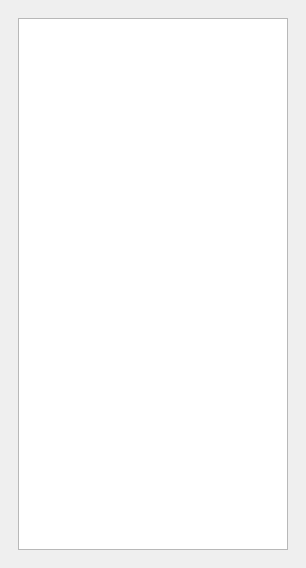
<?xml version="1.0" encoding="UTF-8"?>
<ui version="4.0">
 <class>DockColumnLea</class>
 <widget class="QDockWidget" name="DockColumnLea">
  <property name="geometry">
   <rect>
    <x>0</x>
    <y>0</y>
    <width>306</width>
    <height>568</height>
   </rect>
  </property>
  <property name="sizePolicy">
   <sizepolicy hsizetype="Expanding" vsizetype="Expanding">
    <horstretch>0</horstretch>
    <verstretch>0</verstretch>
   </sizepolicy>
  </property>
  <property name="minimumSize">
   <size>
    <width>107</width>
    <height>137</height>
   </size>
  </property>
  <property name="autoFillBackground">
   <bool>false</bool>
  </property>
  <property name="styleSheet">
   <string notr="true">QTreeView {show-decoration-selected: 1;
                  selection-color: white;
                  selection-background-color: #0068d9;}</string>
  </property>
  <property name="floating">
   <bool>false</bool>
  </property>
  <property name="windowTitle">
   <string>Classifica semplificata</string>
  </property>
  <widget class="QWidget" name="dockWidgetContents">
   <layout class="QGridLayout" name="gridLayout_7">
    <item row="0" column="0">
     <widget class="QScrollArea" name="scrollArea">
      <property name="styleSheet">
       <string notr="true"/>
      </property>
      <property name="frameShape">
       <enum>QFrame::NoFrame</enum>
      </property>
      <property name="widgetResizable">
       <bool>true</bool>
      </property>
      <widget class="QWidget" name="scrollAreaWidgetContents">
       <property name="geometry">
        <rect>
         <x>0</x>
         <y>0</y>
         <width>288</width>
         <height>522</height>
        </rect>
       </property>
       <layout class="QGridLayout" name="gridLayout_16">
        <item row="0" column="0">
         <widget class="QTreeView" name="treeView">
          <property name="styleSheet">
           <string notr="true"/>
          </property>
          <property name="editTriggers">
           <set>QAbstractItemView::NoEditTriggers</set>
          </property>
          <property name="alternatingRowColors">
           <bool>false</bool>
          </property>
          <attribute name="headerVisible">
           <bool>false</bool>
          </attribute>
         </widget>
        </item>
       </layout>
      </widget>
     </widget>
    </item>
   </layout>
  </widget>
 </widget>
 <resources/>
 <connections/>
</ui>
